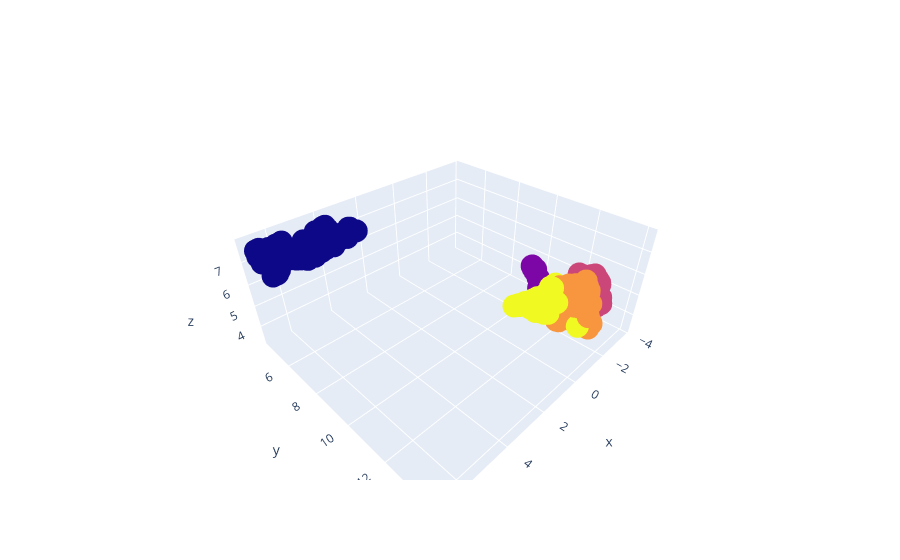

Notebook code for this chart:
### Code cell
import plotly.graph_objects as go

# Create trace, sizing bubbles by planet diameter
fig = go.Figure(data=go.Scatter3d(
    x = mouse_embedding[:, 0],
    y = mouse_embedding[:, 1],
    z = mouse_embedding[:, 2],
    mode = 'markers',
    marker = dict(
        color = final_clusters
        
        )
))
fig.show()

### Figure 1 — Plotly figure (JSON) as saved in the notebook; plotly's stock layout.template omitted (floating-point values rounded to 4 significant figures; data arrays with more than 128 entries replaced by an {"elided": "..."} marker saying what was removed)
{"data": [{"marker": {"color": {"elided": "218 int values"}}, "mode": "markers", "type": "scatter3d", "x": {"elided": "218 float values"}, "y": {"elided": "218 float values"}, "z": {"elided": "218 float values"}}], "layout": {}}
